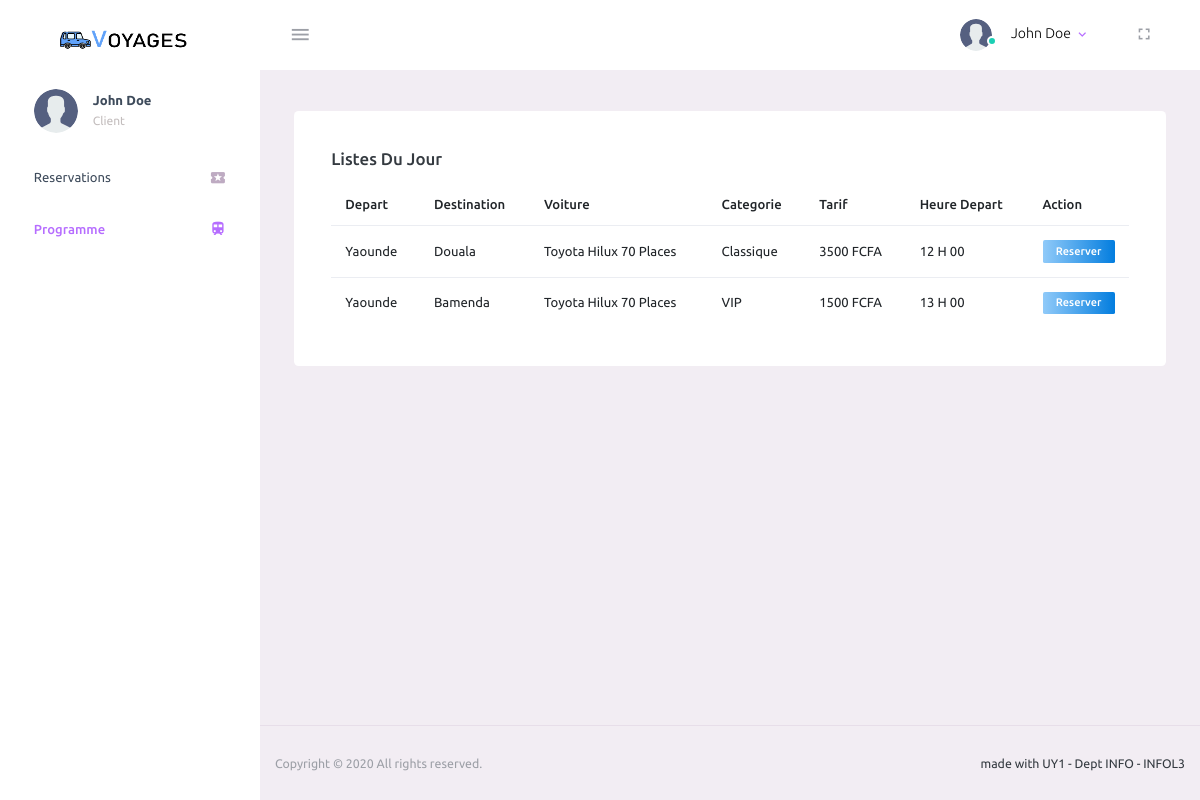
Before: /programme (signed in) with the older database file.
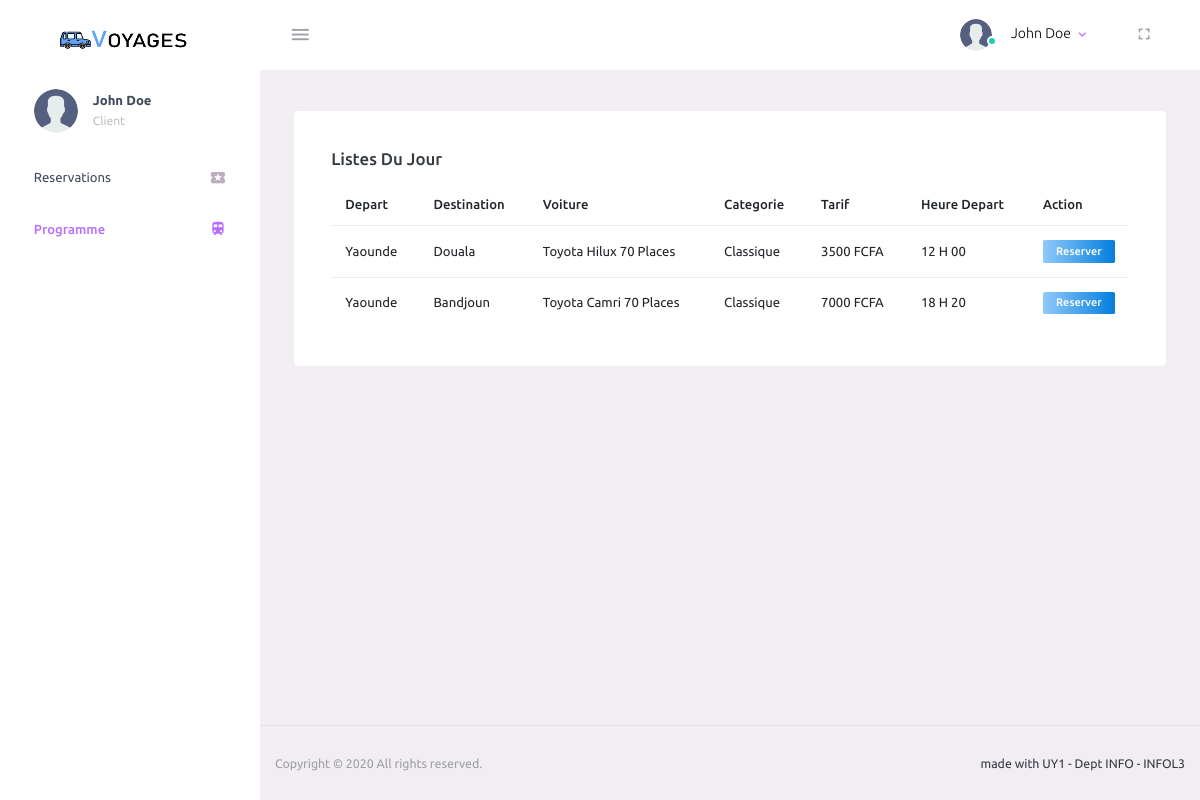
After: the same page with the newer database file.
### taxi/models.py (models this page shows, shortened)
class Programme(models.Model):
    depart = models.CharField(max_length=64, choices=CHOICES_VILLE, null=False, )
    arrive = models.CharField(max_length=64, choices=CHOICES_VILLE, null=False, )
    type = models.CharField(max_length=64, choices=TYPE_CHOICES, null=False, default='CL')
    heure_depart = models.TimeField(max_length=64, default=datetime.time(15), )
    voiture = models.ForeignKey(Voiture, on_delete=models.SET_NULL, blank=True, null=True)
    tarif = models.IntegerField()
    def get_heure_depart_display(self):
        return f"{self.heure_depart.hour} H {self.heure_depart.minute if self.heure_depart.minute > 9 else '0'+str(self.heure_depart.minute)}" if self.heure_depart else "Pas d'horaire"

class Voiture(models.Model):
    chauffeur = models.OneToOneField(Employe, on_delete=models.SET_NULL, null=True, blank=True)
    marque = models.CharField(max_length=64)
    categorie = models.CharField(max_length=64)
    matricule = models.CharField(max_length=8, blank=False, null=False)
    places = models.IntegerField(default=70)
    places_occuper = models.IntegerField(default=0)
    created_at = models.DateTimeField('Created at', default=timezone.now)
    def __str__(self):
        return f"{self.marque} {self.categorie} {self.places} Places "

### taxi/views.py (the view)
# urls.py: path('programme', views.programme, name='programme'),
@login_required
def programme(request):
    programmes = Programme.objects.all()
    return render(request, 'taxi/admin/programme.html', {'programmes': programmes})

### taxi/templates/taxi/admin/programme.html (shortened to what this page needs)
{% extends 'taxi/admin/base.html' %}
{% block content %}
    {% load static %}
    <div class="content-wrapper">
        <div class="row" id="proBanner">
            <div class="col-lg-12 grid-margin stretch-card">
                <div class="card">
                    <div class="card-body">
                        <h4 class="card-title"> Listes du jour</h4>
                        <table class="table ">
                            <thead>
                            <tr>
                                <th> Depart</th>
                                <th> Destination</th>
                                <th> Voiture</th>
                                <th> Categorie</th>
                                <th> Tarif</th>
                                <th> Heure Depart</th>
                                <th> Action</th>
                            </tr>
                            </thead>
                            <tbody>
                            {% for programme in programmes %}
                                <tr>
                                    <td class="py-1">
                                        {{ programme.get_depart_display }}
                                    </td>
                                    <td> {{ programme.get_arrive_display }} </td>
                                    <td> {{ programme.voiture }} </td>
                                    <td> {{ programme.get_type_display }} </td>
                                    <td> {{ programme.tarif }} FCFA</td>
                                    <td> {{ programme.get_heure_depart_display }} </td>
                                    {% if user.is_superuser %}
                                    <td>
                                        <a href="bulettin.html"><label
                                                class="badge badge-danger col-sm-12">Supprimer</label></a>
                                    </td>
                                    {% else %}
                                        <td>
                                        <a href="{% url "reservations.nouveau_id" programme.id %}"><label
                                                class="badge badge-gradient-info col-sm-12">Reserver</label></a>
                                    </td>
                                {% endif %}
                                </tr>
                            {% endfor %}
                            </tbody>
                        </table>
                    </div>
                </div>
            </div>
        </div>
    </div>
{% endblock %}

Changed rows visible on the page:
removed Programme: depart "Yaounde", arrive "Bamenda", voiture "Toyota Hilux 70 Places", type "VIP", tarif "1500", heure_depart "13 H 00"
added Programme: depart "Yaounde", arrive "Bandjoun", voiture "Toyota Camri 70 Places", type "Classique", tarif "7000", heure_depart "18 H 20"
